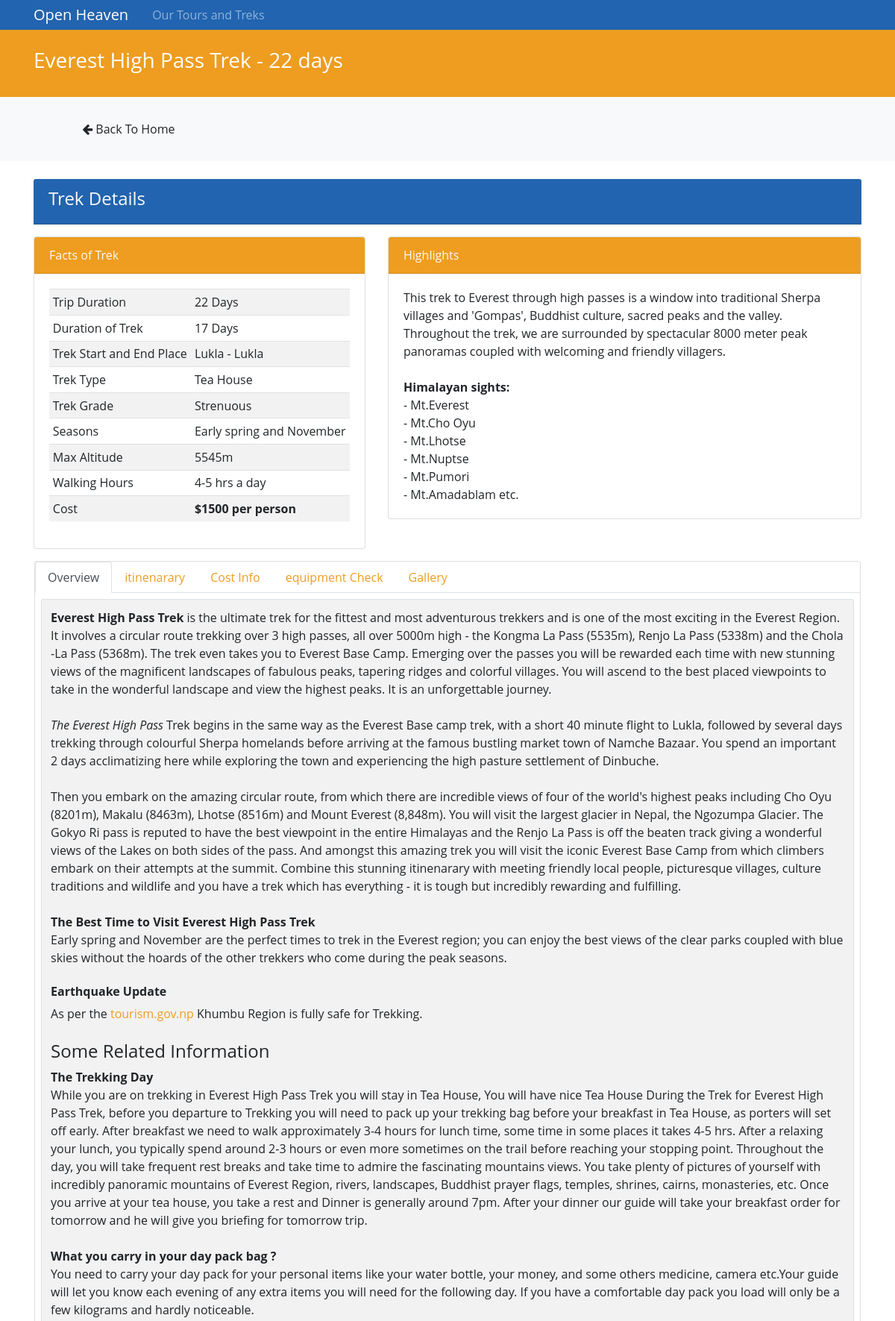
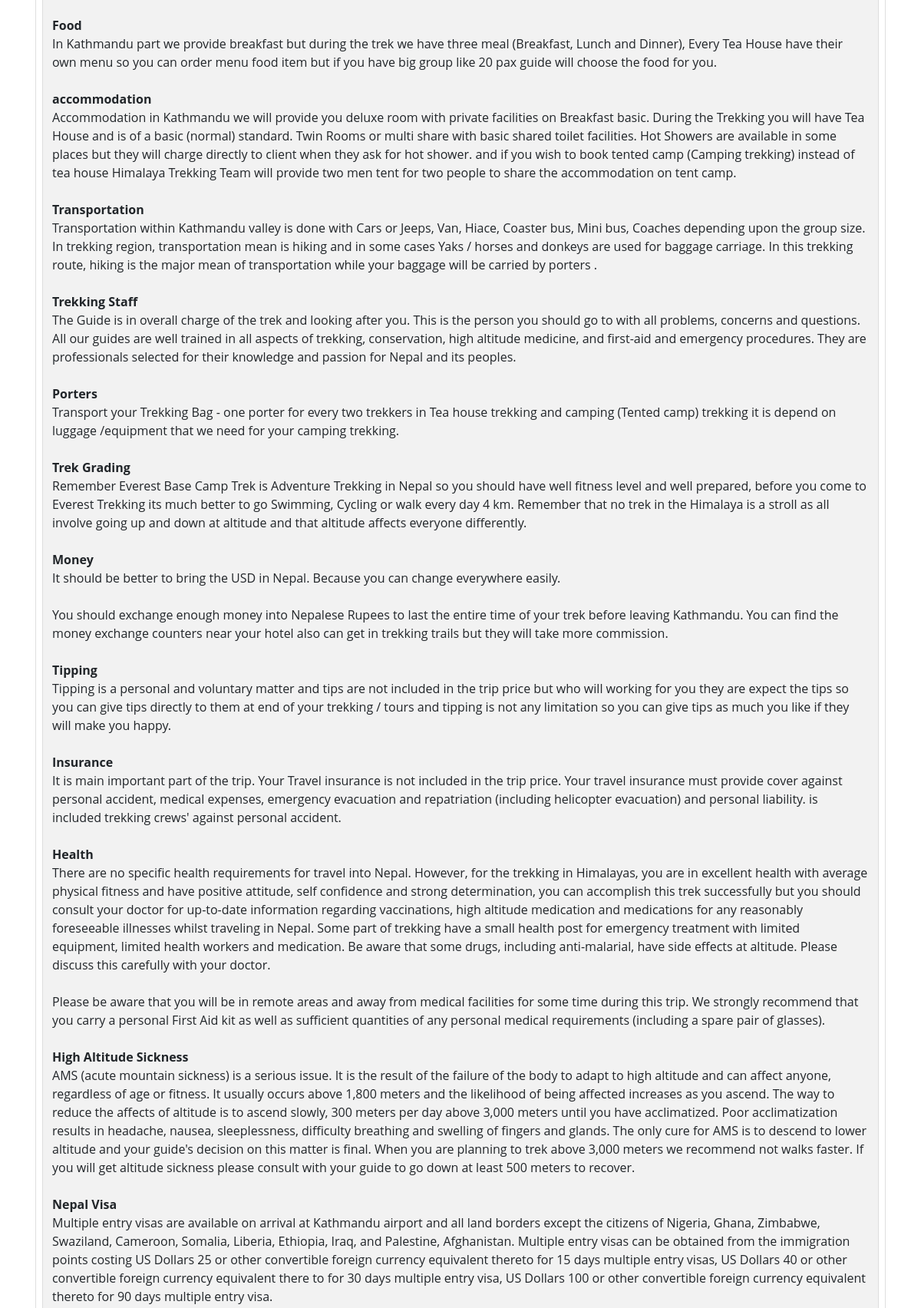
Screenshot of /pages/trek.php?id=1 (upper part) with the database file from the repository (2 pictures, top to bottom).
### tables this page shows
CREATE TABLE `treks`(
  `id` INT(11) NOT NULL AUTO_INCREMENT,
  `timestamp` TIMESTAMP DEFAULT CURRENT_TIMESTAMP,
  `position` INT(3) NOT NULL,
  `visible` TINYINT(1) NOT NULL,
  `trip_duration` VARCHAR(255) NOT NULL,
  `trek_duration` VARCHAR(255) NOT NULL,
  `start_end_place` VARCHAR(255) NOT NULL,
  `trek_name` VARCHAR(255) NOT NULL,
  `trek_type` VARCHAR(255) NOT NULL,
  `trek_grade` VARCHAR(255) NOT NULL,
  `seasons` VARCHAR(255) NOT NULL,
  `group_size` VARCHAR(255) NOT NULL,
  `altitude` VARCHAR(255) NOT NULL,
  `highlights` TEXT,
  `walking_hours` VARCHAR(255) NOT NULL,
  `cost` VARCHAR(255) NOT NULL,
  `overview` TEXT,
  `itinenarary` TEXT,
  `cost_info` TEXT,
  `equipments` TEXT,
  `gallery` TEXT,
  PRIMARY KEY (`id`)
);

### private/database.php (called while the page is built, shortened)
<?php
	function db_escape($connection, $string) {
		return mysqli_real_escape_string($connection, $string);
	}
?>

### private/query_functions.php (called while the page is built, shortened)
<?php
function find_trek_by_id($id, $options = []) {
   global $db;
   $visible = $options['visible'] ?? false;
   $sql = "SELECT * FROM treks ";
   $sql .= "WHERE id='" . db_escape($db, $id) . "' ";
   if ($visible) {
      $sql .= "AND visible = true";
   }
   $result = mysqli_query($db, $sql);
   $trek = mysqli_fetch_assoc($result);
   return $trek;
}
?>

### private/functions.php (called while the page is built, shortened)
<?php
	function url_for($script_path) {
		if ($script_path[0] != '/') {
			$script_path = "/" . $script_path;
		}
		return WWW_ROOT . $script_path;
	}
	function h($string = "") {
		return htmlspecialchars($string);
	}
?>

### private/initialize.php (called while the page is built, shortened)
<?php require_once('session.php');
	require_once('functions.php');
	require_once('database.php');
	require_once('query_functions.php');
	$allowed_tags = '<div><img><h1><h2><h3><h4><h5><h6><p><br><strong><em><ul><li><table><th><td><tr><thead><tbody><a><i><b>';

### public/pages/trek.php (the view, shortened to what this page needs)
<?php require_once('../../private/initialize.php'); ?>
<?php
	$preview = false;
	$visible = !$preview;
?>
<?php
	$id = $_GET['id'];
	$trek = find_trek_by_id($id, ['visible' => $visible]);
?>
<?php include(SHARED_PATH . '/page_header.php') ?>
	<header id = "main-header" class = "py-4 text-white">
		<div class = "container">
			<div class = "row">
				<div class = "col-md-8">
					<h3>
						<?php echo h($trek['trek_name']) ?>
					</h3>
				</div>
				<div class = "col-md-4">
				</div>
			</div>
		</div>
	</header>
	<section id = "action" class = "py-4 mb-4 bg-light">
		<div class = "container">
			<div class = "row">
				<div class = "col-md-3 col-sm-6 mr-auto">
					<a href = "<?php echo url_for('/index.php#services'); ?>" class = "btn btn-light btn-block">
						<i class = "fa fa-arrow-left"></i> Back To Home
					</a>
				</div>
				<div class = "col-md-3 pt-2">
				</div>
				<div class = "col-md-3 pt-2">
				</div>
			</div>
		</div>
	</section>
	<section id = "trek">
		<div class = "container">
			<div class = "row">
				<div class = "col">
					<div class = "card" id = "card-main">
						<div class = "card-header text-light" id = "card-details-header">
							<h4>Trek Details</h4>
						</div>
						<div class = "row py-3">
							<div class = "col-md-5">
								<div class = "facts">
									<div class = "row">
										<div class = "col-md-12">
											<div class = "card card-table">
												<div class = "card-header text-light" id = "card-facts-header">Facts of Trek</div>
												<div class = "card-body">
													<table class = "table table-striped table-sm table-hover">
														<tr>
															<td>Trip Duration</td>
															<td>
																<?php echo h($trek['trip_duration']); ?>
															</td>
														</tr>
														<tr>
															<td>Duration of Trek</td>
															<td>
																<?php echo h($trek['trek_duration']); ?>
															</td>
														</tr>
														<tr>
															<td>Trek Start and End Place</td>
															<td>
																<?php echo h($trek['start_end_place']); ?>
															</td>
														</tr>
														<tr>
															<td>Trek Type</td>
															<td>
																<?php echo h($trek['trek_type']); ?>
															</td>
														</tr>
														<tr>
															<td>Trek Grade</td>
															<td>
																<?php echo h($trek['trek_grade']); ?>
															</td>
														</tr>
														<tr>
															<td>Seasons</td>
															<td>
																<?php echo h($trek['seasons']); ?>
															</td>
														</tr>
														<tr>
															<td>Max Altitude</td>
															<td>
																<?php echo h($trek['altitude']); ?>
															</td>
														</tr>
														<tr>
															<td>Walking Hours</td>
															<td>
																<?php echo h($trek['walking_hours']); ?>
															</td>
														</tr>
														<tr>
															<td>Cost</td>
															<td>
																<b>
																	<?php echo h($trek['cost']); ?>
																</b>
															</td>
														</tr>
													</table>
												</div>
											</div>
										</div>
									</div>
								</div>
							</div>
							<div class = "col-md-7 pb-3">
								<div class = "card">
									<div class = "card-header text-light" id = "card-highlights-header">Highlights</div>
									<div class = "card-body">
										<?php echo $trek['highlights']; ?>
									</div>
								</div>
							</div>
							<div class = "row py-3 px-3">
								<div class = "col-md-12">
									<div class = "card">
										<nav>
											<div class = "nav nav-tabs" id = "nav-tab" role = "tablist">
												<a class = "nav-item nav-link active" id = "nav-overview-tab border-left" data-toggle = "tab" href = "#nav-overview" role = "tab" aria-controls = "nav-overview"
												   aria-selected = "true">Overview</a>
												<a class = "nav-item nav-link" id = "nav-itinenarary-tab" data-toggle = "tab" href = "#nav-itinenarary" role = "tab" aria-controls = "nav-itinenarary"
												   aria-selected = "false">itinenarary</a>
												<a class = "nav-item nav-link" id = "nav-cost-info-tab" data-toggle = "tab" href = "#nav-cost-info" role = "tab" aria-controls = "nav-cost-info"
												   aria-selected = "false">Cost Info</a>
												<a class = "nav-item nav-link" id = "nav-equipment-tab" data-toggle = "tab" href = "#nav-equipment" role = "tab" aria-controls = "nav-equipment"
												   aria-selected = "false">equipment Check</a>
												<a class = "nav-item nav-link" id = "nav-gallery-tab" data-toggle = "tab" href = "#nav-gallery" role = "tab" aria-controls = "nav-gallery"
												   aria-selected = "false">Gallery</a>
											</div>
										</nav>
										<div class = "tab-content m-2" id = "nav-tabContent">
											<div class = "tab-pane fade show active" id = "nav-overview" role = "tabpanel" aria-labelledby = "nav-overview-tab">
												<div class = "card border-top-0">
													<?php echo strip_tags($trek['overview'], $allowed_tags); ?>
												</div>
											</div>
										</div>
									</div>
								</div>
							</div>
						</div>
					</div>
				</div>
			</div>
	</section>
<?php include(SHARED_PATH . '/page_footer.php') ?>

### public/stylesheets/page_style.css (style rules this page uses)
* { box-sizing: border-box; }
body { font-family: 'Open Sans', 'Helvetica Neue', Arial, sans-serif; width: 100%; height: 100%; margin: 0; padding: 0; }
html { width: 100%; height: 100%; }
a { text-decoration: none; color: #EE9D20 }
#main-header { background-color: #EE9D20 }
#card-main { border: none; }
#card-details-header { background-color: #2264af }
#card-facts-header { background-color: #EE9D20 }
#card-highlights-header { background-color: #EE9D20 }

### rows the page displays
treks: trek_name "Everest High Pass Trek - 22 days", trip_duration "22 Days", trek_duration "17 Days", start_end_place "Lukla - Lukla", trek_type "Tea House", trek_grade "Strenuous", seasons "Early spring and November", altitude "5545m", walking_hours "4-5 hrs a day", cost "$1500 per person", highlights "This trek to Everest through high passes is a window into traditional Sherpa villages and 'Gompas', Buddhist culture, sacred peaks and the valley. Throughout the trek, we are surrounded by spectacular 8000 meter peak panoramas coupled with welcoming and friendly villagers. Himalayan sights: - Mt.Everest - Mt.Cho Oyu - Mt.Lhotse - Mt.Nuptse - Mt.Pumori - Mt.Amadablam etc.", overview "Everest High Pass Trek is the ultimate trek for the fittest and most adventurous trekkers and is one of the most exciting in the Everest Region. It involves a circular route trekking over 3 high passes, all over 5000m high - the Kongma La Pass (5535m), Renjo La Pass (5338m) and the Chola -La Pass (5368m). The trek even takes you to Everest Base Camp. Emerging over the passes you will be rewarded each time with new stunning views of the magnificent landscapes of fabulous peaks, tapering ridges and colorful villages. You will ascend to the best placed viewpoints to take in the wonderful landscape and view the highest peaks. It is an unforgettable journey. The Everest High Pass Trek begins in…"
